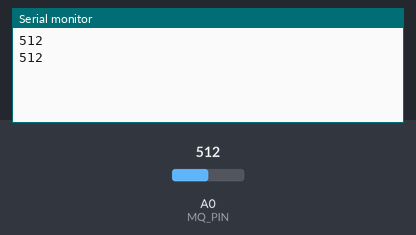
This sketch was run on a simulated Arduino Uno, built with avr-gcc and run on an emulated ATmega328P. Parts: the last lines printed to the serial monitor. The inputs (shaded band) are chosen by the test bench; at power-on: A0 (MQ_PIN) = 512.

Above: at 1.8 s.
1.9 s: A0 (MQ_PIN) set to 716
At 2.8 s:
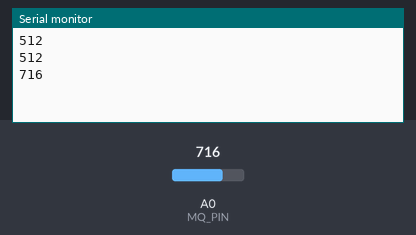
3.4 s: A0 (MQ_PIN) set to 900
At 4.8 s:
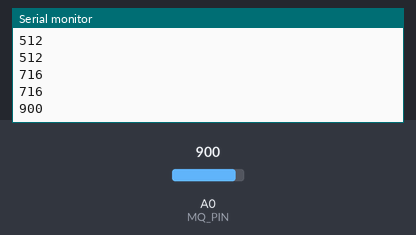
Timing chart, 0 to 6.4 s (numbered marks = the images above; inputs shaded):
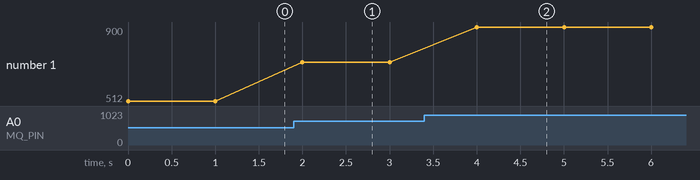

Measured:
- after the input at 1.9 s, the serial monitor: prints a new line after 0.10 s (image 1)
- after the input at 3.4 s, the serial monitor: prints a new line after 0.60 s (image 2)
- plotted number 1: 512 → 716 after the input at 1.9 s, 716 → 900 after the input at 3.4 s

The sketch:

main.ino
```cpp
// Detect gas leakage with MQ sensor

#define MQ_PIN A0

void setup()
{
  Serial.begin(9600);
  pinMode(MQ_PIN, INPUT);
}

void loop()
{
  int mqValue = analogRead(MQ_PIN);
  Serial.println(mqValue);
  delay(1000);
}
```
